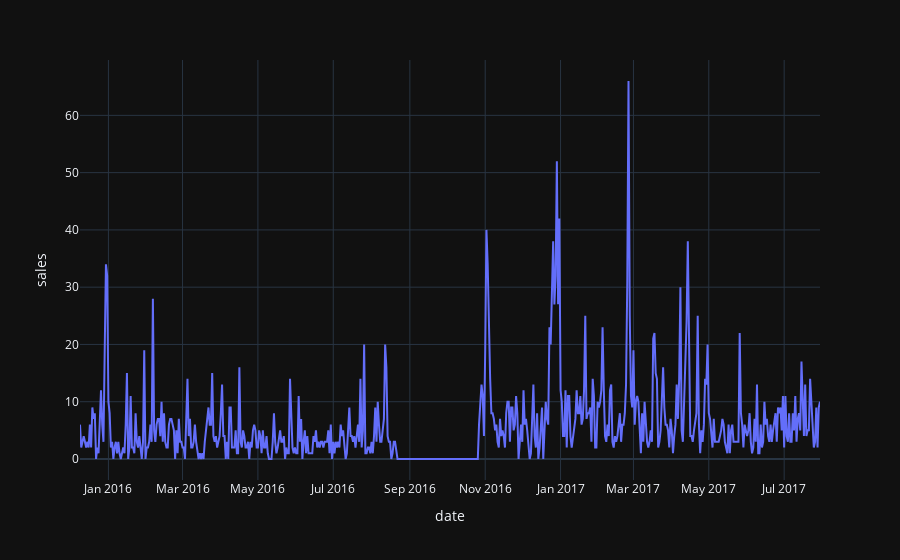

Here is the notebook cell this chart was saved with:
### Code cell
# plot a random series with a gap
df = gap_dataframes[random.sample(sorted(gap_dataframes.keys()), 1)[0]]
px.line(data_frame=df, x="date", y="sales")

### Figure 1 — Plotly figure (JSON) as saved in the notebook; plotly's stock layout.template omitted (floating-point values rounded to 4 significant figures; data arrays with more than 128 entries replaced by an {"elided": "..."} marker saying what was removed)
{"data": [{"hovertemplate": "date=%{x}<br>sales=%{y}<extra></extra>", "legendgroup": "", "line": {"color": "#636efa", "dash": "solid"}, "marker": {"symbol": "circle"}, "mode": "lines", "name": "", "orientation": "v", "showlegend": false, "type": "scatter", "x": {"elided": "600 str values"}, "xaxis": "x", "y": {"elided": "600 float values"}, "yaxis": "y"}], "layout": {"legend": {"tracegroupgap": 0}, "margin": {"t": 60}, "xaxis": {"anchor": "y", "domain": [0, 1], "title": {"text": "date"}}, "yaxis": {"anchor": "x", "domain": [0, 1], "title": {"text": "sales"}}}}
